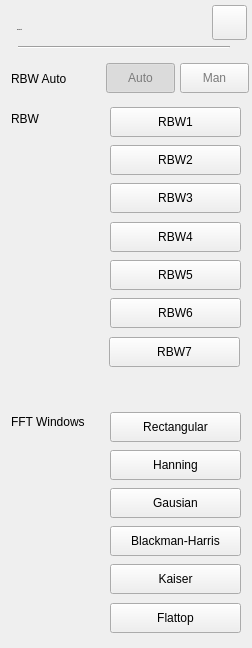
 <widget class="QWidget" name="RtSa_Dialog_BWSetup">
  <property name="geometry">
   <rect>
    <x>0</x>
    <y>0</y>
    <width>252</width>
    <height>648</height>
   </rect>
  </property>
  <property name="windowTitle">
   <string>Form</string>
  </property>
  <property name="styleSheet">
   <string notr="true">/*
#line
{
	background-color:rgba(46,46,46,1);
}
QPushButton
{
	background-color:black;
	color:rgb(130, 130, 130);
	border-style:flat;
	font: 75 13px &quot;Arial&quot;;
	font-weight:bold;
}
#pbAuto:checked
{
	background-color:transparent;
	padding: 8px 14px 7px 15px;
	background-image: url(:/rtsa/image/fre_checked_left.png);
}
#pbAuto:!checked
{
	background-color:transparent;
	padding: 8px 14px 7px 15px;
	background-image: url(:/rtsa/image/fre_checked_right.png);
}
#pbMan:checked
{
background-color:transparent;
padding: 8px 5px 7px 6px;
	background-image: url(:/rtsa/image/fre_checked_right.png);
	background-position:right;
}
#pbMan:!checked
{
background-color:transparent;
padding: 8px 5px 7px 6px;
	background-image: url(:/rtsa/image/fre_checked_left.png);
	background-position:right;
}


#widget
{
	background-color:rgba(211,211,211,0.9);
}
#widget&gt;QLabel
{
font: 75 13px &quot;Arial&quot;;
color:rgb(46,46,46);
}
*/
#pbRBW1,
#pbRBW2,
#pbRBW3,
#pbRBW4,
#pbRBW5,
#pbRBW6,
#pbRBW7,
#pbHanning,
#pbFlattop,
#pbGausian,
#pbRectangular,
#pbKaiser,
#pbBHarris
{
text-align:left;
padding-left:10px;
background-image: url(:/rtsa/image/btn_mkr_nor.png);
}
#pbRBW1:checked,
#pbRBW2:checked,
#pbRBW3:checked,
#pbRBW4:checked,
#pbRBW5:checked,
#pbRBW6:checked,
#pbRBW7:checked,
#pbHanning:checked,
#pbFlattop:checked,
#pbGausian:checked,
#pbRectangular:checked,
#pbKaiser:checked,
#pbBHarris:checked
{
	background-image: url(:/rtsa/image/btn_mkr_click.png);
}
/*******************indoor**********************/
#RtSa_Dialog_BWSetup[status  =  &quot;indoor&quot;] #widget
{
	background-color:rgba(211,211,211,0.9);
}

#RtSa_Dialog_BWSetup[status  =  &quot;indoor&quot;] #line
{
	background-color:rgba(46,46,46,1);
}

#RtSa_Dialog_BWSetup[status  =  &quot;indoor&quot;] #widget&gt;QPushButton
{
	color:rgba(130, 130, 130,1);
	font: 75 13px &quot;Arial&quot;;
	border-style:flat;
	font-weight:bold;
}
#RtSa_Dialog_BWSetup[status  =  &quot;indoor&quot;] #widget&gt;QPushButton:checked
{
	color:rgba(87, 87, 87,1);
}
#RtSa_Dialog_BWSetup[status  =  &quot;indoor&quot;]
#pbAuto:checked
{
	padding: 8px 14px 7px 15px;
	background-image: url(:/rtsa/image/fre_checked_left.png);
}
#RtSa_Dialog_BWSetup[status  =  &quot;indoor&quot;] 
#pbAuto:!checked
{
	padding: 8px 14px 7px 15px;
	background-image: url(:/rtsa/image/fre_checked_right.png);
}

#RtSa_Dialog_BWSetup[status  =  &quot;indoor&quot;] 
#pbMan:checked
{
padding: 8px 5px 7px 6px;
	background-image: url(:/rtsa/image/fre_checked_right.png);
	background-position:right;
}

#RtSa_Dialog_BWSetup[status  =  &quot;indoor&quot;]
#pbMan:!checked
{
color:#7B7B7B;
padding: 8px 5px 7px 6px;
	background-image: url(:/rtsa/image/fre_checked_left.png);
	background-position:right;
}

#RtSa_Dialog_BWSetup[status  =  &quot;indoor&quot;] 
#widget&gt;QLabel
{
	font: 75 13px &quot;Arial&quot;;
	color:rgba(46,46,46,1);
}
/*******************outdoor**********************/

#RtSa_Dialog_BWSetup[status  =  &quot;outdoor&quot;] #widget
{
	background-color:rgba(211,211,211,0.9);
}
#RtSa_Dialog_BWSetup[status  =  &quot;outdoor&quot;] #line
{
	background-color:rgba(46,46,46,1);
}

#RtSa_Dialog_BWSetup[status  =  &quot;outdoor&quot;] #widget&gt;QPushButton
{
	color:rgba(0, 0, 0,1);
	font: 75 13px &quot;Arial&quot;;
	border-style:flat;
	font-weight:bold;
}
#RtSa_Dialog_BWSetup[status  =  &quot;outdoor&quot;] #widget&gt;QPushButton:checked
{
	color:rgba(87, 87, 87,1);
}

#RtSa_Dialog_BWSetup[status  =  &quot;outdoor&quot;] 
#pbAuto:checked
{
	padding: 8px 14px 7px 15px;
	background-image: url(:/rtsa/image/fre_checked_left.png);
}
#RtSa_Dialog_BWSetup[status  =  &quot;outdoor&quot;] 
#pbAuto:!checked
{
	padding: 8px 14px 7px 15px;
	background-image: url(:/rtsa/image/fre_checked_right.png);
}

#RtSa_Dialog_BWSetup[status  =  &quot;outdoor&quot;] 
#pbMan:checked
{
   padding: 8px 5px 7px 6px;
	background-image: url(:/rtsa/image/fre_checked_right.png);
	background-position:right;
}

#RtSa_Dialog_BWSetup[status  =  &quot;outdoor&quot;] 
#pbMan:!checked
{
   padding: 8px 5px 7px 6px;
	background-image: url(:/rtsa/image/fre_checked_left.png);
	background-position:right;
}

#RtSa_Dialog_BWSetup[status  =  &quot;outdoor&quot;] 
#widget&gt;QLabel
{
	font: 75 13px &quot;Arial&quot;;
	color:rgba(46,46,46,1);
}
/*******************night**********************/
#RtSa_Dialog_BWSetup[status  =  &quot;night&quot;] #widget
{
	background-color:rgba(208,182,139,0.9);
}
#RtSa_Dialog_BWSetup[status  =  &quot;night&quot;] #line
{
	background-color:rgba(46,46,46,1);
}

#RtSa_Dialog_BWSetup[status  =  &quot;night&quot;] #widget&gt;QPushButton
{
	color:rgba(130, 130, 130,1);
	font: 75 13px &quot;Arial&quot;;
	border-style:flat;
	font-weight:bold;
}
#RtSa_Dialog_BWSetup[status  =  &quot;night&quot;] #widget&gt;QPushButton:checked
{
	color:rgba(87, 87, 87,1);
}

#RtSa_Dialog_BWSetup[status  =  &quot;night&quot;] 
#pbAuto:checked
{
	padding: 8px 14px 7px 15px;
	background-image: url(:/rtsa/image/fre_checked_left.png);
}
#RtSa_Dialog_BWSetup[status  =  &quot;night&quot;] 
#pbAuto:!checked
{
	padding: 8px 14px 7px 15px;
	background-image: url(:/rtsa/image/fre_checked_right.png);
}

#RtSa_Dialog_BWSetup[status  =  &quot;night&quot;] 
#pbMan:checked
{
padding: 8px 5px 7px 6px;
	background-image: url(:/rtsa/image/fre_checked_right.png);
	background-position:right;
}

#RtSa_Dialog_BWSetup[status  =  &quot;night&quot;] 
#pbMan:!checked
{
   padding: 8px 5px 7px 6px;
	background-image: url(:/rtsa/image/fre_checked_left.png);
	background-position:right;
}

#RtSa_Dialog_BWSetup[status  =  &quot;night&quot;] 
#widget&gt;QLabel
{
	font: 75 13px &quot;Arial&quot;;
	color:rgba(46,46,46,1);
}</string>
  </property>
  <property name="status" stdset="0">
   <string>indoor</string>
  </property>
  <widget class="QWidget" name="widget" native="true">
   <property name="geometry">
    <rect>
     <x>0</x>
     <y>0</y>
     <width>252</width>
     <height>648</height>
    </rect>
   </property>
   <property name="styleSheet">
    <string notr="true"/>
   </property>
   <widget class="QLabel" name="lbStartFreq">
    <property name="geometry">
     <rect>
      <x>11</x>
      <y>110</y>
      <width>41</width>
      <height>17</height>
     </rect>
    </property>
    <property name="text">
     <string>RBW</string>
    </property>
   </widget>
   <widget class="QLabel" name="lbCenterFreq">
    <property name="geometry">
     <rect>
      <x>11</x>
      <y>70</y>
      <width>71</width>
      <height>17</height>
     </rect>
    </property>
    <property name="text">
     <string>RBW Auto</string>
    </property>
   </widget>
   <widget class="QLabel" name="lbStopFreq">
    <property name="geometry">
     <rect>
      <x>11</x>
      <y>413</y>
      <width>91</width>
      <height>17</height>
     </rect>
    </property>
    <property name="text">
     <string>FFT Windows</string>
    </property>
   </widget>
   <widget class="QPushButton" name="pbAuto">
    <property name="geometry">
     <rect>
      <x>106</x>
      <y>63</y>
      <width>69</width>
      <height>30</height>
     </rect>
    </property>
    <property name="styleSheet">
     <string notr="true">/*
#pbAuto:checked
{
	padding: 8px 14px 7px 15px;
	background-image: url(:/rtsa/image/fre_checked_left.png);
}
#pbAuto:!checked
{
padding: 8px 14px 7px 15px;
	background-image: url(:/rtsa/image/fre_checked_right.png);
}
*/
color:#7B7B7B;</string>
    </property>
    <property name="text">
     <string>Auto</string>
    </property>
    <property name="checkable">
     <bool>true</bool>
    </property>
    <property name="checked">
     <bool>true</bool>
    </property>
   </widget>
   <widget class="QPushButton" name="pbMan">
    <property name="geometry">
     <rect>
      <x>180</x>
      <y>63</y>
      <width>69</width>
      <height>30</height>
     </rect>
    </property>
    <property name="styleSheet">
     <string notr="true">color:#7B7B7B;</string>
    </property>
    <property name="text">
     <string>Man</string>
    </property>
    <property name="checkable">
     <bool>true</bool>
    </property>
   </widget>
   <widget class="QPushButton" name="pbRectangular">
    <property name="geometry">
     <rect>
      <x>110</x>
      <y>412</y>
      <width>131</width>
      <height>30</height>
     </rect>
    </property>
    <property name="styleSheet">
     <string notr="true">#RtSa_Dialog_BWSetup[status = &quot;indoor&quot;]
QPushButton
{
text-align:left;
padding-left:10px;
background-image: url(:/rtsa/image/btn_mkr_nor.png);
}
#RtSa_Dialog_BWSetup[status = &quot;indoor&quot;]
QPushButton:checked
{
background-image: url(:/rtsa/image/btn_mkr_click.png);
}

#RtSa_Dialog_BWSetup[status = &quot;outdoor&quot;]
QPushButton
{
text-align:left;
padding-left:10px;
background-image: url(:/rtsa/image/outdoor/btn_bw.png);
}
#RtSa_Dialog_BWSetup[status = &quot;outdoor&quot;]
QPushButton:checked
{
background-image: url(:/rtsa/image/btn_mkr_click.png);
}

#RtSa_Dialog_BWSetup[status = &quot;night&quot;]
QPushButton
{
text-align:left;
padding-left:10px;
background-image: url(:/rtsa/image/btn_mkr_nor.png);
}
#RtSa_Dialog_BWSetup[status = &quot;night&quot;]
QPushButton:checked
{
background-image: url(:/rtsa/image/btn_mkr_click.png);
}



</string>
    </property>
    <property name="text">
     <string>Rectangular</string>
    </property>
    <property name="checkable">
     <bool>true</bool>
    </property>
   </widget>
   <widget class="QPushButton" name="pbHanning">
    <property name="geometry">
     <rect>
      <x>110</x>
      <y>450</y>
      <width>131</width>
      <height>30</height>
     </rect>
    </property>
    <property name="styleSheet">
     <string notr="true">#RtSa_Dialog_BWSetup[status = &quot;indoor&quot;]
QPushButton
{
text-align:left;
padding-left:10px;
background-image: url(:/rtsa/image/btn_mkr_nor.png);
}
#RtSa_Dialog_BWSetup[status = &quot;indoor&quot;]
QPushButton:checked
{
background-image: url(:/rtsa/image/btn_mkr_click.png);
}

#RtSa_Dialog_BWSetup[status = &quot;outdoor&quot;]
QPushButton
{
text-align:left;
padding-left:10px;
background-image: url(:/rtsa/image/outdoor/btn_bw.png);
}
#RtSa_Dialog_BWSetup[status = &quot;outdoor&quot;]
QPushButton:checked
{
background-image: url(:/rtsa/image/btn_mkr_click.png);
}

#RtSa_Dialog_BWSetup[status = &quot;night&quot;]
QPushButton
{
text-align:left;
padding-left:10px;
background-image: url(:/rtsa/image/btn_mkr_nor.png);
}
#RtSa_Dialog_BWSetup[status = &quot;night&quot;]
QPushButton:checked
{
background-image: url(:/rtsa/image/btn_mkr_click.png);
}



</string>
    </property>
    <property name="text">
     <string>Hanning</string>
    </property>
    <property name="checkable">
     <bool>true</bool>
    </property>
   </widget>
   <widget class="QPushButton" name="pbGausian">
    <property name="geometry">
     <rect>
      <x>110</x>
      <y>488</y>
      <width>131</width>
      <height>30</height>
     </rect>
    </property>
    <property name="styleSheet">
     <string notr="true">#RtSa_Dialog_BWSetup[status = &quot;indoor&quot;]
QPushButton
{
text-align:left;
padding-left:10px;
background-image: url(:/rtsa/image/btn_mkr_nor.png);
}
#RtSa_Dialog_BWSetup[status = &quot;indoor&quot;]
QPushButton:checked
{
background-image: url(:/rtsa/image/btn_mkr_click.png);
}

#RtSa_Dialog_BWSetup[status = &quot;outdoor&quot;]
QPushButton
{
text-align:left;
padding-left:10px;
background-image: url(:/rtsa/image/outdoor/btn_bw.png);
}
#RtSa_Dialog_BWSetup[status = &quot;outdoor&quot;]
QPushButton:checked
{
background-image: url(:/rtsa/image/btn_mkr_click.png);
}

#RtSa_Dialog_BWSetup[status = &quot;night&quot;]
QPushButton
{
text-align:left;
padding-left:10px;
background-image: url(:/rtsa/image/btn_mkr_nor.png);
}
#RtSa_Dialog_BWSetup[status = &quot;night&quot;]
QPushButton:checked
{
background-image: url(:/rtsa/image/btn_mkr_click.png);
}



</string>
    </property>
    <property name="text">
     <string>Gausian</string>
    </property>
    <property name="checkable">
     <bool>true</bool>
    </property>
   </widget>
   <widget class="QPushButton" name="pbBHarris">
    <property name="geometry">
     <rect>
      <x>110</x>
      <y>526</y>
      <width>131</width>
      <height>30</height>
     </rect>
    </property>
    <property name="styleSheet">
     <string notr="true">#RtSa_Dialog_BWSetup[status = &quot;indoor&quot;]
QPushButton
{
text-align:left;
padding-left:10px;
background-image: url(:/rtsa/image/btn_mkr_nor.png);
}
#RtSa_Dialog_BWSetup[status = &quot;indoor&quot;]
QPushButton:checked
{
background-image: url(:/rtsa/image/btn_mkr_click.png);
}

#RtSa_Dialog_BWSetup[status = &quot;outdoor&quot;]
QPushButton
{
text-align:left;
padding-left:10px;
background-image: url(:/rtsa/image/outdoor/btn_bw.png);
}
#RtSa_Dialog_BWSetup[status = &quot;outdoor&quot;]
QPushButton:checked
{
background-image: url(:/rtsa/image/btn_mkr_click.png);
}

#RtSa_Dialog_BWSetup[status = &quot;night&quot;]
QPushButton
{
text-align:left;
padding-left:10px;
background-image: url(:/rtsa/image/btn_mkr_nor.png);
}
#RtSa_Dialog_BWSetup[status = &quot;night&quot;]
QPushButton:checked
{
background-image: url(:/rtsa/image/btn_mkr_click.png);
}



</string>
    </property>
    <property name="text">
     <string>Blackman-Harris</string>
    </property>
    <property name="checkable">
     <bool>true</bool>
    </property>
   </widget>
   <widget class="QPushButton" name="pbKaiser">
    <property name="geometry">
     <rect>
      <x>110</x>
      <y>564</y>
      <width>131</width>
      <height>30</height>
     </rect>
    </property>
    <property name="styleSheet">
     <string notr="true">#RtSa_Dialog_BWSetup[status = &quot;indoor&quot;]
QPushButton
{
text-align:left;
padding-left:10px;
background-image: url(:/rtsa/image/btn_mkr_nor.png);
}
#RtSa_Dialog_BWSetup[status = &quot;indoor&quot;]
QPushButton:checked
{
background-image: url(:/rtsa/image/btn_mkr_click.png);
}

#RtSa_Dialog_BWSetup[status = &quot;outdoor&quot;]
QPushButton
{
text-align:left;
padding-left:10px;
background-image: url(:/rtsa/image/outdoor/btn_bw.png);
}
#RtSa_Dialog_BWSetup[status = &quot;outdoor&quot;]
QPushButton:checked
{
background-image: url(:/rtsa/image/btn_mkr_click.png);
}

#RtSa_Dialog_BWSetup[status = &quot;night&quot;]
QPushButton
{
text-align:left;
padding-left:10px;
background-image: url(:/rtsa/image/btn_mkr_nor.png);
}
#RtSa_Dialog_BWSetup[status = &quot;night&quot;]
QPushButton:checked
{
background-image: url(:/rtsa/image/btn_mkr_click.png);
}



</string>
    </property>
    <property name="text">
     <string>Kaiser</string>
    </property>
    <property name="checkable">
     <bool>true</bool>
    </property>
   </widget>
   <widget class="QPushButton" name="pbFlattop">
    <property name="geometry">
     <rect>
      <x>110</x>
      <y>603</y>
      <width>131</width>
      <height>30</height>
     </rect>
    </property>
    <property name="styleSheet">
     <string notr="true">#RtSa_Dialog_BWSetup[status = &quot;indoor&quot;]
QPushButton
{
text-align:left;
padding-left:10px;
background-image: url(:/rtsa/image/btn_mkr_nor.png);
}
#RtSa_Dialog_BWSetup[status = &quot;indoor&quot;]
QPushButton:checked
{
background-image: url(:/rtsa/image/btn_mkr_click.png);
}

#RtSa_Dialog_BWSetup[status = &quot;outdoor&quot;]
QPushButton
{
text-align:left;
padding-left:10px;
background-image: url(:/rtsa/image/outdoor/btn_bw.png);
}
#RtSa_Dialog_BWSetup[status = &quot;outdoor&quot;]
QPushButton:checked
{
background-image: url(:/rtsa/image/btn_mkr_click.png);
}

#RtSa_Dialog_BWSetup[status = &quot;night&quot;]
QPushButton
{
text-align:left;
padding-left:10px;
background-image: url(:/rtsa/image/btn_mkr_nor.png);
}
#RtSa_Dialog_BWSetup[status = &quot;night&quot;]
QPushButton:checked
{
background-image: url(:/rtsa/image/btn_mkr_click.png);
}



</string>
    </property>
    <property name="text">
     <string>Flattop</string>
    </property>
    <property name="checkable">
     <bool>true</bool>
    </property>
   </widget>
   <widget class="QPushButton" name="pbRBW1">
    <property name="geometry">
     <rect>
      <x>110</x>
      <y>107</y>
      <width>131</width>
      <height>30</height>
     </rect>
    </property>
    <property name="styleSheet">
     <string notr="true">#RtSa_Dialog_BWSetup[status = &quot;indoor&quot;]
QPushButton
{
text-align:left;
padding-left:10px;
background-image: url(:/rtsa/image/btn_mkr_nor.png);
}
#RtSa_Dialog_BWSetup[status = &quot;indoor&quot;]
QPushButton:checked
{
background-image: url(:/rtsa/image/btn_mkr_click.png);
}
#RtSa_Dialog_BWSetup[status = &quot;indoor&quot;]
QPushButton:!enabled
{
background-image: url(:/rtsa/image/btn_w216_disable.png);
}

#RtSa_Dialog_BWSetup[status = &quot;outdoor&quot;]
QPushButton
{
text-align:left;
padding-left:10px;
background-image: url(:/rtsa/image/outdoor/btn_bw.png);
}
#RtSa_Dialog_BWSetup[status = &quot;outdoor&quot;]
QPushButton:checked
{
background-image: url(:/rtsa/image/btn_mkr_click.png);
}
#RtSa_Dialog_BWSetup[status = &quot;outdoor&quot;]
QPushButton:!enabled
{
color:rgba(130, 130, 130,1);
background-image: url(:/rtsa/image/outdoor/btn_w216_disable.png);
}

#RtSa_Dialog_BWSetup[status = &quot;night&quot;]
QPushButton
{
text-align:left;
padding-left:10px;
background-image: url(:/rtsa/image/btn_mkr_nor.png);
}
#RtSa_Dialog_BWSetup[status = &quot;night&quot;]
QPushButton:checked
{
background-image: url(:/rtsa/image/btn_mkr_click.png);
}
#RtSa_Dialog_BWSetup[status = &quot;night&quot;]
QPushButton:!enabled
{
color:#87765A;
background-image: url(:/rtsa/image/night/btn_w216_disable.png);
}

</string>
    </property>
    <property name="text">
     <string>RBW1</string>
    </property>
    <property name="checkable">
     <bool>true</bool>
    </property>
   </widget>
   <widget class="QPushButton" name="pbRBW2">
    <property name="geometry">
     <rect>
      <x>110</x>
      <y>145</y>
      <width>131</width>
      <height>30</height>
     </rect>
    </property>
    <property name="styleSheet">
     <string notr="true">#RtSa_Dialog_BWSetup[status = &quot;indoor&quot;]
QPushButton
{
text-align:left;
padding-left:10px;
background-image: url(:/rtsa/image/btn_mkr_nor.png);
}
#RtSa_Dialog_BWSetup[status = &quot;indoor&quot;]
QPushButton:checked
{
background-image: url(:/rtsa/image/btn_mkr_click.png);
}
#RtSa_Dialog_BWSetup[status = &quot;indoor&quot;]
QPushButton:!enabled
{
background-image: url(:/rtsa/image/btn_w216_disable.png);
}

#RtSa_Dialog_BWSetup[status = &quot;outdoor&quot;]
QPushButton
{
text-align:left;
padding-left:10px;
background-image: url(:/rtsa/image/outdoor/btn_bw.png);
}
#RtSa_Dialog_BWSetup[status = &quot;outdoor&quot;]
QPushButton:checked
{
background-image: url(:/rtsa/image/btn_mkr_click.png);
}
#RtSa_Dialog_BWSetup[status = &quot;outdoor&quot;]
QPushButton:!enabled
{
color:rgba(130, 130, 130,1);
background-image: url(:/rtsa/image/outdoor/btn_w216_disable.png);
}

#RtSa_Dialog_BWSetup[status = &quot;night&quot;]
QPushButton
{
text-align:left;
padding-left:10px;
background-image: url(:/rtsa/image/btn_mkr_nor.png);
}
#RtSa_Dialog_BWSetup[status = &quot;night&quot;]
QPushButton:checked
{
background-image: url(:/rtsa/image/btn_mkr_click.png);
}
#RtSa_Dialog_BWSetup[status = &quot;night&quot;]
QPushButton:!enabled
{
color:#87765A;
background-image: url(:/rtsa/image/night/btn_w216_disable.png);
}

</string>
    </property>
    <property name="text">
     <string>RBW2</string>
    </property>
    <property name="checkable">
     <bool>true</bool>
    </property>
   </widget>
   <widget class="QPushButton" name="pbRBW3">
    <property name="geometry">
     <rect>
      <x>110</x>
      <y>183</y>
      <width>131</width>
      <height>30</height>
     </rect>
    </property>
    <property name="styleSheet">
     <string notr="true">#RtSa_Dialog_BWSetup[status = &quot;indoor&quot;]
QPushButton
{
text-align:left;
padding-left:10px;
background-image: url(:/rtsa/image/btn_mkr_nor.png);
}
#RtSa_Dialog_BWSetup[status = &quot;indoor&quot;]
QPushButton:checked
{
background-image: url(:/rtsa/image/btn_mkr_click.png);
}
#RtSa_Dialog_BWSetup[status = &quot;indoor&quot;]
QPushButton:!enabled
{
background-image: url(:/rtsa/image/btn_w216_disable.png);
}

#RtSa_Dialog_BWSetup[status = &quot;outdoor&quot;]
QPushButton
{
text-align:left;
padding-left:10px;
background-image: url(:/rtsa/image/outdoor/btn_bw.png);
}
#RtSa_Dialog_BWSetup[status = &quot;outdoor&quot;]
QPushButton:checked
{
background-image: url(:/rtsa/image/btn_mkr_click.png);
}
#RtSa_Dialog_BWSetup[status = &quot;outdoor&quot;]
QPushButton:!enabled
{
color:rgba(130, 130, 130,1);
background-image: url(:/rtsa/image/outdoor/btn_w216_disable.png);
}

#RtSa_Dialog_BWSetup[status = &quot;night&quot;]
QPushButton
{
text-align:left;
padding-left:10px;
background-image: url(:/rtsa/image/btn_mkr_nor.png);
}
#RtSa_Dialog_BWSetup[status = &quot;night&quot;]
QPushButton:checked
{
background-image: url(:/rtsa/image/btn_mkr_click.png);
}
#RtSa_Dialog_BWSetup[status = &quot;night&quot;]
QPushButton:!enabled
{
color:#87765A;
background-image: url(:/rtsa/image/night/btn_w216_disable.png);
}

</string>
    </property>
    <property name="text">
     <string>RBW3</string>
    </property>
    <property name="checkable">
     <bool>true</bool>
    </property>
   </widget>
   <widget class="QPushButton" name="pbRBW4">
    <property name="geometry">
     <rect>
      <x>110</x>
      <y>222</y>
      <width>131</width>
      <height>30</height>
     </rect>
    </property>
    <property name="styleSheet">
     <string notr="true">#RtSa_Dialog_BWSetup[status = &quot;indoor&quot;]
QPushButton
{
text-align:left;
padding-left:10px;
background-image: url(:/rtsa/image/btn_mkr_nor.png);
}
#RtSa_Dialog_BWSetup[status = &quot;indoor&quot;]
QPushButton:checked
{
background-image: url(:/rtsa/image/btn_mkr_click.png);
}
#RtSa_Dialog_BWSetup[status = &quot;indoor&quot;]
QPushButton:!enabled
{
background-image: url(:/rtsa/image/btn_w216_disable.png);
}

#RtSa_Dialog_BWSetup[status = &quot;outdoor&quot;]
QPushButton
{
text-align:left;
padding-left:10px;
background-image: url(:/rtsa/image/outdoor/btn_bw.png);
}
#RtSa_Dialog_BWSetup[status = &quot;outdoor&quot;]
QPushButton:checked
{
background-image: url(:/rtsa/image/btn_mkr_click.png);
}
#RtSa_Dialog_BWSetup[status = &quot;outdoor&quot;]
QPushButton:!enabled
{
color:rgba(130, 130, 130,1);
background-image: url(:/rtsa/image/outdoor/btn_w216_disable.png);
}

#RtSa_Dialog_BWSetup[status = &quot;night&quot;]
QPushButton
{
text-align:left;
padding-left:10px;
background-image: url(:/rtsa/image/btn_mkr_nor.png);
}
#RtSa_Dialog_BWSetup[status = &quot;night&quot;]
QPushButton:checked
{
background-image: url(:/rtsa/image/btn_mkr_click.png);
}
#RtSa_Dialog_BWSetup[status = &quot;night&quot;]
QPushButton:!enabled
{
color:#87765A;
background-image: url(:/rtsa/image/night/btn_w216_disable.png);
}

</string>
    </property>
    <property name="text">
     <string>RBW4</string>
    </property>
    <property name="checkable">
     <bool>true</bool>
    </property>
   </widget>
   <widget class="QPushButton" name="pbRBW5">
    <property name="geometry">
     <rect>
      <x>110</x>
      <y>260</y>
      <width>131</width>
      <height>30</height>
     </rect>
    </property>
    <property name="styleSheet">
     <string notr="true">#RtSa_Dialog_BWSetup[status = &quot;indoor&quot;]
QPushButton
{
text-align:left;
padding-left:10px;
background-image: url(:/rtsa/image/btn_mkr_nor.png);
}
#RtSa_Dialog_BWSetup[status = &quot;indoor&quot;]
QPushButton:checked
{
background-image: url(:/rtsa/image/btn_mkr_click.png);
}
#RtSa_Dialog_BWSetup[status = &quot;indoor&quot;]
QPushButton:!enabled
{
background-image: url(:/rtsa/image/btn_w216_disable.png);
}

#RtSa_Dialog_BWSetup[status = &quot;outdoor&quot;]
QPushButton
{
text-align:left;
padding-left:10px;
background-image: url(:/rtsa/image/outdoor/btn_bw.png);
}
#RtSa_Dialog_BWSetup[status = &quot;outdoor&quot;]
QPushButton:checked
{
background-image: url(:/rtsa/image/btn_mkr_click.png);
}
#RtSa_Dialog_BWSetup[status = &quot;outdoor&quot;]
QPushButton:!enabled
{
color:rgba(130, 130, 130,1);
background-image: url(:/rtsa/image/outdoor/btn_w216_disable.png);
}

#RtSa_Dialog_BWSetup[status = &quot;night&quot;]
QPushButton
{
text-align:left;
padding-left:10px;
background-image: url(:/rtsa/image/btn_mkr_nor.png);
}
#RtSa_Dialog_BWSetup[status = &quot;night&quot;]
QPushButton:checked
{
background-image: url(:/rtsa/image/btn_mkr_click.png);
}
#RtSa_Dialog_BWSetup[status = &quot;night&quot;]
QPushButton:!enabled
{
color:#87765A;
background-image: url(:/rtsa/image/night/btn_w216_disable.png);
}

</string>
    </property>
    <property name="text">
     <string>RBW5</string>
    </property>
    <property name="checkable">
     <bool>true</bool>
    </property>
   </widget>
   <widget class="QPushButton" name="pbRBW6">
    <property name="geometry">
     <rect>
      <x>110</x>
      <y>298</y>
      <width>131</width>
      <height>30</height>
     </rect>
    </property>
    <property name="styleSheet">
     <string notr="true">#RtSa_Dialog_BWSetup[status = &quot;indoor&quot;]
QPushButton
{
text-align:left;
padding-left:10px;
background-image: url(:/rtsa/image/btn_mkr_nor.png);
}
#RtSa_Dialog_BWSetup[status = &quot;indoor&quot;]
QPushButton:checked
{
background-image: url(:/rtsa/image/btn_mkr_click.png);
}
#RtSa_Dialog_BWSetup[status = &quot;indoor&quot;]
QPushButton:!enabled
{
background-image: url(:/rtsa/image/btn_w216_disable.png);
}

#RtSa_Dialog_BWSetup[status = &quot;outdoor&quot;]
QPushButton
{
text-align:left;
padding-left:10px;
background-image: url(:/rtsa/image/outdoor/btn_bw.png);
}
#RtSa_Dialog_BWSetup[status = &quot;outdoor&quot;]
QPushButton:checked
{
background-image: url(:/rtsa/image/btn_mkr_click.png);
}
#RtSa_Dialog_BWSetup[status = &quot;outdoor&quot;]
QPushButton:!enabled
{
color:rgba(130, 130, 130,1);
background-image: url(:/rtsa/image/outdoor/btn_w216_disable.png);
}

#RtSa_Dialog_BWSetup[status = &quot;night&quot;]
QPushButton
{
text-align:left;
padding-left:10px;
background-image: url(:/rtsa/image/btn_mkr_nor.png);
}
#RtSa_Dialog_BWSetup[status = &quot;night&quot;]
QPushButton:checked
{
background-image: url(:/rtsa/image/btn_mkr_click.png);
}
#RtSa_Dialog_BWSetup[status = &quot;night&quot;]
QPushButton:!enabled
{
color:#87765A;
background-image: url(:/rtsa/image/night/btn_w216_disable.png);
}

</string>
    </property>
    <property name="text">
     <string>RBW6</string>
    </property>
    <property name="checkable">
     <bool>true</bool>
    </property>
   </widget>
   <widget class="QPushButton" name="pb_cancel">
    <property name="geometry">
     <rect>
      <x>212</x>
      <y>5</y>
      <width>35</width>
      <height>35</height>
     </rect>
    </property>
    <property name="styleSheet">
     <string notr="true">#RtSa_Dialog_BWSetup[status = &quot;indoor&quot;]
#pb_cancel
{
background-color:rgba(0,0,0,0);
background-image: url(:/rtsa/image/btn_close_normal.png);
}
#RtSa_Dialog_BWSetup[status = &quot;indoor&quot;]
#pb_cancel:pressed
{
background-image: url(:/rtsa/image/btn_close_click.png);
}

#RtSa_Dialog_BWSetup[status = &quot;outdoor&quot;]
#pb_cancel
{
background-color:rgba(0,0,0,0);
background-image: url(:/rtsa/image/btn_close_normal.png);
}
#RtSa_Dialog_BWSetup[status = &quot;outdoor&quot;]
#pb_cancel:pressed
{
background-image: url(:/rtsa/image/btn_close_click.png);
}

#RtSa_Dialog_BWSetup[status = &quot;night&quot;]
#pb_cancel
{
background-color:rgba(0,0,0,0);
border-image: url(:/rtsa/image/night/btn_close_normal.png);
}
#RtSa_Dialog_BWSetup[status = &quot;night&quot;]
#pb_cancel:pressed
{
border-image: url(:/rtsa/image/night/btn_close_click.png);
}</string>
    </property>
    <property name="text">
     <string/>
    </property>
   </widget>
   <widget class="QLabel" name="lblTitle">
    <property name="geometry">
     <rect>
      <x>17</x>
      <y>19</y>
      <width>111</width>
      <height>22</height>
     </rect>
    </property>
    <property name="font">
     <font>
      <family>Arial</family>
      <pointsize>-1</pointsize>
      <weight>75</weight>
      <italic>false</italic>
      <bold>true</bold>
     </font>
    </property>
    <property name="styleSheet">
     <string notr="true">#lblTitle
{
	font: 75 20px &quot;Arial&quot;;
	color:rgba(46,46,46,1);
	line-height:23px;
	font-weight:bold;
}</string>
    </property>
    <property name="text">
     <string>Bandwidth</string>
    </property>
   </widget>
   <widget class="Line" name="line">
    <property name="geometry">
     <rect>
      <x>18</x>
      <y>46</y>
      <width>212</width>
      <height>2</height>
     </rect>
    </property>
    <property name="orientation">
     <enum>Qt::Horizontal</enum>
    </property>
   </widget>
   <widget class="QPushButton" name="pbRBW7">
    <property name="geometry">
     <rect>
      <x>109</x>
      <y>337</y>
      <width>131</width>
      <height>30</height>
     </rect>
    </property>
    <property name="styleSheet">
     <string notr="true">#RtSa_Dialog_BWSetup[status = &quot;indoor&quot;]
QPushButton
{
text-align:left;
padding-left:10px;
background-image: url(:/rtsa/image/btn_mkr_nor.png);
}
#RtSa_Dialog_BWSetup[status = &quot;indoor&quot;]
QPushButton:checked
{
background-image: url(:/rtsa/image/btn_mkr_click.png);
}

#RtSa_Dialog_BWSetup[status = &quot;outdoor&quot;]
QPushButton
{
text-align:left;
padding-left:10px;
background-image: url(:/rtsa/image/outdoor/btn_bw.png);
}
#RtSa_Dialog_BWSetup[status = &quot;outdoor&quot;]
QPushButton:checked
{
background-image: url(:/rtsa/image/btn_mkr_click.png);
}

#RtSa_Dialog_BWSetup[status = &quot;night&quot;]
QPushButton
{
text-align:left;
padding-left:10px;
background-image: url(:/rtsa/image/btn_mkr_nor.png);
}
#RtSa_Dialog_BWSetup[status = &quot;night&quot;]
QPushButton:checked
{
background-image: url(:/rtsa/image/btn_mkr_click.png);
}



</string>
    </property>
    <property name="text">
     <string>RBW7</string>
    </property>
    <property name="checkable">
     <bool>true</bool>
    </property>
   </widget>
  </widget>
 </widget>
